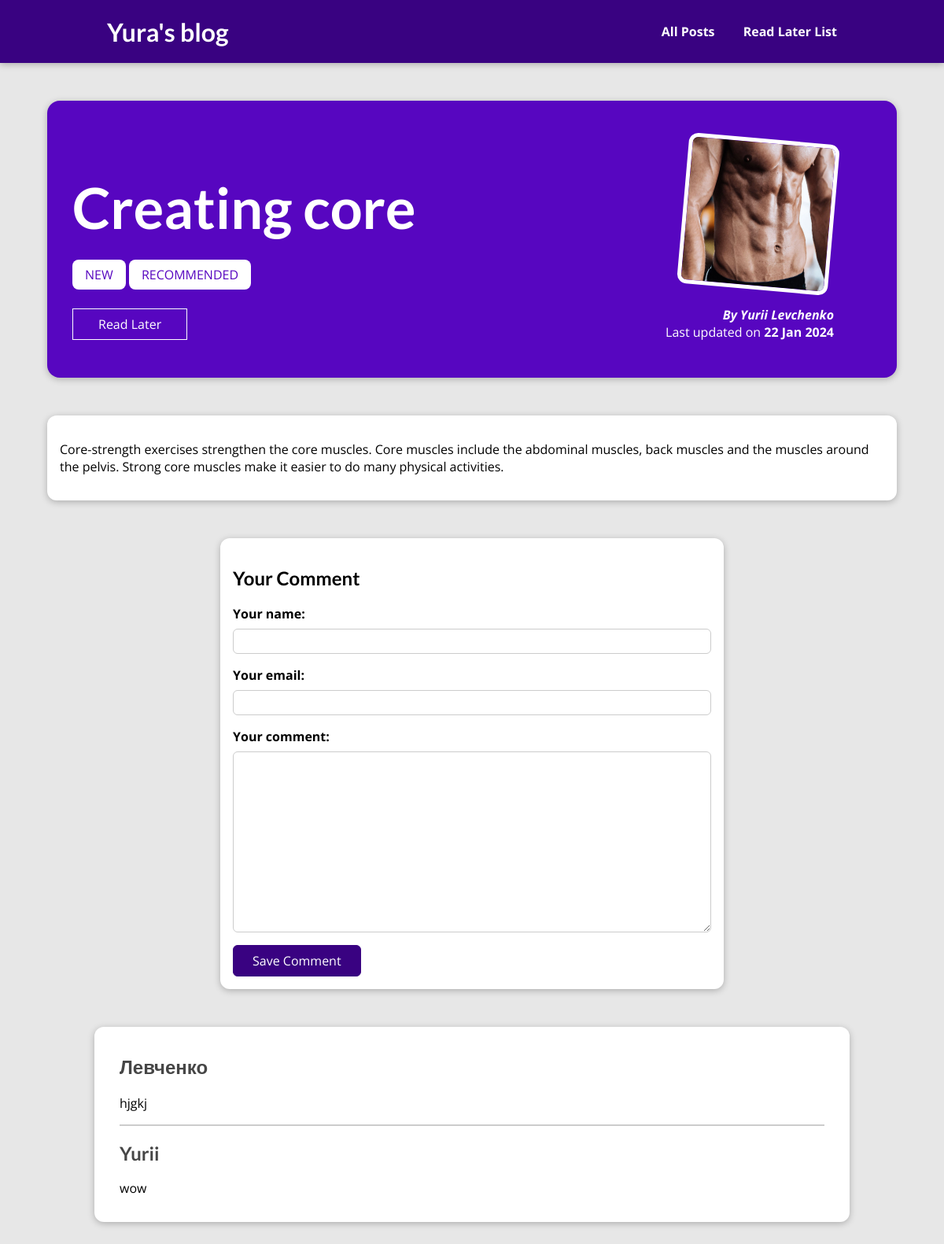
Page /post/creating-core on the committed database.
### blog/models.py (models this page shows, shortened)
class Post(models.Model):
    title = models.CharField(max_length=50)
    excerpt = models.CharField(max_length=100)
    image = models.ImageField(upload_to="posts") # null = True (just in case)
    date = models.DateField(auto_now=True)
    slug = models.SlugField(unique=True, db_index=True)
    content = models.TextField(validators=[MinLengthValidator(10)])
    author = models.ForeignKey(
        Author, on_delete=models.SET_NULL, null=True, related_name='posts')
    tags = models.ManyToManyField(Tag, blank=True)

class Tag(models.Model):
    caption = models.CharField(max_length=20)

class Author(models.Model):
    first_name = models.CharField(max_length=20)
    last_name = models.CharField(max_length=20)
    email = models.EmailField()
    def full_name(self):
        return f"{self.first_name} {self.last_name}"
    def __str__(self):
        return self.full_name()

class Comment(models.Model):
    user_name = models.CharField(max_length=50)
    email = models.EmailField()
    text = models.TextField(max_length=500)
    post = models.ForeignKey(Post, on_delete=models.CASCADE, related_name="comments")

### blog/views.py (the view, shortened to what this page needs)
# urls.py: path('post/<slug:slug>', views.PostDetailView.as_view(), name="post-detail-page"),
class PostDetailView(View):
    def is_stored_post(self, request, post_id):
        stored_posts = request.session.get("stored_posts")
        if stored_posts is not None:
            is_saved_for_later = post_id in stored_posts
        else:
            is_saved_for_later = False
        return is_saved_for_later
    def get(self, request, slug):
        post = Post.objects.get(slug=slug)
        context = {
            "post": post,
            "post_tags": post.tags.all(),
            "comment_form": CommentForm(),
            "comments": post.comments.all().order_by("-id"),
            "saved_for_later": self.is_stored_post(request, post.id),
        }
        return render(request, "blog/post-detail.html", context)

### blog/forms.py
class CommentForm(forms.ModelForm):
    class Meta:
        model = Comment
        exclude = ["post"]
        labels = {
            "user_name": "Your name",
            "email": "Your email",
            "text": "Your comment"
        }

### blog/templates/blog/post-detail.html (shortened to what this page needs)
{%extends "base.html"%}
{%load static%}
{%block css_files%}
    <link rel="stylesheet" href="{% static 'blog/post-detail.css' %}" />
{%endblock%}
{%block content%}
    <section id="summary">
        <h2>{{post.title}}</h2>
        <div>
            {%for tag in post_tags%}
                <span class='tag'>{{tag.caption}}</span>
            {%endfor%}
        </div>
        <div id="read-later">
            <form action="{% url "read-later" %}" method="POST">
                <button>
                    {% if saved_for_later %}
                        Remove from Read Later
                    {% else %}
                        Read Later
                    {% endif %}
                </button>
            </form>
        </div>
        <article>
            <img src="{{ post.image.url }}" alt={{post.title}}>
            <address>By <a href="mailto:{{post.author.email}}">{{post.author}}</a></address>
            <div>
                Last updated on <time>{{post.date |date:"d M Y" }}</time>
            </div>
        </article>
    </section>
    <main>
        {{post.content|linebreaks}}
    </main>
    <section id="comment-form">
        <h2>Your Comment</h2>
        <form action="{% url "post-detail-page" post.slug %}" method="POST">
            {% for field in comment_form %}
                <div class="form-control {% if form_field.errors%} invalid {%endif%}">
                    {{ field.label_tag }}
                    {{ field }}
                </div>
            {% endfor %}
            <button>Save Comment</button>
        </form>
    </section>
    <section id="comments">
        <ul>
            {% for comment in comments %}
            <li>
                <h2>{{comment.user_name}}</h2>
                <p>{{comment.text|linebreaks}}</p>
            </li>
            {% endfor %}
        </ul>
    </section>
{%endblock%}

### templates/base.html (shortened to what this page needs)
{%load static%}
<!DOCTYPE html>
<html lang="en">
<head>
    <link rel="stylesheet" href="{%static "app.css"%}">
    {%block css_files%}{%endblock%}
</head>
<body>
    <header id="main-navigation">
        <h1><a href= {%url "starting-page"%}>Yura's blog</a></h1>
        <nav>
          <a href={%url "posts-page"%}>All Posts</a>
          <a href={%url "read-later"%}>Read Later List</a>
        </nav>
    </header>
    {%block content%}{%endblock%}
</body>
</html>

### static/app.css (style rules this page uses)
* { box-sizing: border-box; }
html { font-family: 'Open Sans', 'Lato', sans-serif; }
body { margin: 0; }
h1, h2, h3 { font-family: 'Lato', sans-serif; font-weight: bold; }
#main-navigation { width: 100%; height: 5rem; display: flex; justify-content: space-between; align-items: center; padding: 0 10%; position: absolute; top: 0; left: 0; }
#main-navigation a { text-decoration: none; color: white; font-weight: bold; margin: 1rem; }

### blog/static/blog/post-detail.css (style rules this page uses)
body { background-color: #e7e7e7; }
#main-navigation { background-color: #390281; box-shadow: 0 2px 8px rgba(0, 0, 0, 0.25); }
#summary { margin: 8rem auto 3rem auto; padding: 2rem; width: 90%; max-width: 90rem; border-radius: 16px; background-color: #5706c0; position: relative; box-shadow: 0 2px 8px rgba(0, 0, 0, 0.25); height: 22rem; }
#summary h2 { color: white; font-size: 4.5rem; margin-bottom: 2rem; }
#summary article { position: absolute; top: 2rem; right: 3rem; padding: 1rem 2rem; border-radius: 12px; text-align: right; color: white; }
#summary article img { width: 12rem; height: 12rem; border-radius: 12px; transform: rotateZ(5deg); border: 5px solid white; margin-bottom: 1rem; }
#summary address { font-weight: bold; }
#summary a { color: white; text-decoration: none; }
#summary time { font-weight: bold; }
#read-later { margin: 2rem 0; }
#read-later button { background-color: transparent; border: 1px solid white; padding: 0.5rem 2rem; font: inherit; color: white; cursor: pointer; }
main { width: 90%; max-width: 90rem; margin: 3rem auto; background-color: white; padding: 1rem; border-radius: 12px; box-shadow: 0 2px 8px rgba(0, 0, 0, 0.25); }
.tag { background-color: white; color: #5706c0; padding: 0.5rem 1rem; border-radius: 8px; }
#comment-form { margin: 3rem auto; width: 90%; max-width: 40rem; border-radius: 12px; background-color: white; box-shadow: 0 2px 8px rgba(0, 0, 0, 0.25); padding: 1rem; }
#comment-form button { font: inherit; background-color: #390281; color: white; border: 1px solid #390281; padding: 0.5rem 1.5rem; border-radius: 6px; cursor: pointer; }
.form-control { margin-bottom: 1rem; }
.form-control label { font-weight: bold; margin-bottom: 0.5rem; display: block; }
.form-control input, .form-control textarea { display: block; width: 100%; font: inherit; padding: 0.25rem; border-radius: 6px; border: 1px solid #ccc; }
#comments { margin: 3rem auto; width: 90%; max-width: 60rem; border-radius: 12px; background-color: white; box-shadow: 0 2px 8px rgba(0, 0, 0, 0.25); padding: 1rem 2rem; }
#comments ul { list-style: none; margin: 0; padding: 0; }
#comments li { margin-bottom: 1rem; border-bottom: 2px solid #ccc; }
#comments li:last-of-type { border-bottom: none; }
#comments h2 { color: #464646; }

### rows in the picture
Post: title "Creating core", image (picture), author "Yurii Levchenko", date "22 Jan 2024", content "Core-strength exercises strengthen the core muscles. Core muscles include the abdominal muscles, back muscles and the muscles around the pelvis. Strong core muscles make it easier to do many physical activities."
Tag: caption "NEW"
Tag: caption "RECOMMENDED"
Comment: user_name "Левченко", text "hjgkj"
Comment: user_name "Yurii", text "wow"

### other values in the picture
{{ field.label_tag }} "Your name:" "Your email:" "Your comment:"
